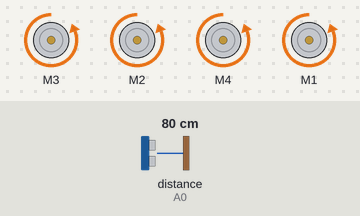
The sketch below on a simulated Arduino Uno, built with avr-gcc and run on an emulated ATmega328P. Parts: 4 × DC motor (green arrow = forward, orange = backward, longer = faster). The inputs (shaded band) are chosen by the test bench; at power-on: distance to the obstacle (sensor on A0) 80 cm. The echo pulse lasts 58.3 µs per cm.

Above: at 3.2 s.
3.3 s: distance to the obstacle (sensor on A0) set to 12 cm
4.8 s: distance to the obstacle (sensor on A0) set to 9 cm
At 5.5 s:
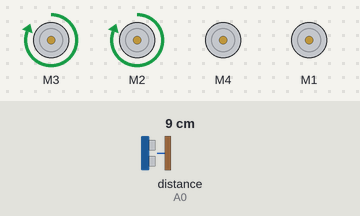
7.8 s: distance to the obstacle (sensor on A0) set to 18 cm
At 10.0 s:
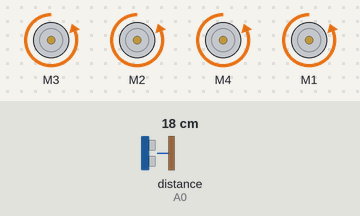
10.3 s: distance to the obstacle (sensor on A0) set to 2 cm
At 10.9 s:
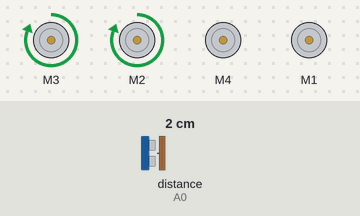
Timing chart, 0 to 13.3 s (numbered marks = the images above; inputs shaded):
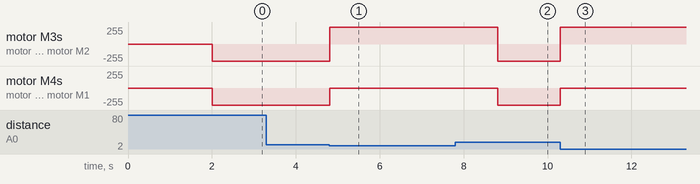

Measured:
- the behaviour switches between 11 and 10 cm on distance to the obstacle (sensor on A0) (found by bisection; images 0 and 1)
- after the input at 3.3 s, every drawn part: stays the same
- after the input at 4.8 s, motor M3, motor M2: backward 255/255 → forward 255/255 at once; motor M4, motor M1: backward 255/255 → stopped at once
- after the input at 7.8 s, motor M3, motor M2: forward 255/255 → backward 255/255 after 1.0 s; motor M4, motor M1: stopped → backward 255/255 after 1.0 s
- after the input at 10.3 s, motor M3, motor M2: backward 255/255 → forward 255/255 at once; motor M4, motor M1: backward 255/255 → stopped at once

The sketch:

4wdCar1.2.ino
```cpp
#include <NewPing.h>
#include <AFMotor.h> //Adafruit Motor Shield


#define TRIGGER_PIN A1
#define ECHO_PIN A0
#define MAX_DISTANCE 200

NewPing sonar(TRIGGER_PIN, ECHO_PIN, MAX_DISTANCE);

  AF_DCMotor  motorBL(1);
  AF_DCMotor  motorFL(4);
  AF_DCMotor  motorBR(2);
  AF_DCMotor  motorFR(3);


void setup() {

  delay(2000);

  Serial.begin(115200);

  // VELOCIDADE DOS MOTORES
  motorFR.setSpeed(255);
  motorBR.setSpeed(255);
  motorFL.setSpeed(255);
  motorBL.setSpeed(255);


  // INICIAM PARADOS
  motorFR.run(RELEASE);
  motorBR.run(RELEASE);
  motorFL.run(RELEASE);
  motorBL.run(RELEASE);


}

void loop() {

  if(sonar.ping_cm() > 10 || sonar.ping_cm() == 0){

   moveForward();

  }

  else{

    halt();
    moveRight();
    delay(2000);
    halt();

  }

}
  void moveForward() {
    motorBL.run(BACKWARD);
    motorFL.run(BACKWARD);
    motorBR.run(BACKWARD);
    motorFR.run(BACKWARD);

  }

  void moveBackward() {
    motorBL.run(FORWARD);
    motorFL.run(FORWARD);
    motorBR.run(FORWARD);
    motorFR.run(FORWARD);
  }

  void moveRight() {
    motorBL.run(RELEASE);
    motorFL.run(RELEASE);
    motorBR.run(FORWARD);
    motorFR.run(FORWARD);
  }

  void moveLeft() {
    motorBL.run(RELEASE);
    motorFL.run(RELEASE);
    motorBR.run(FORWARD);
    motorFR.run(FORWARD);
  }

  void halt() {
    motorBL.run(RELEASE);
    motorBR.run(RELEASE);
    motorFL.run(RELEASE);
    motorFR.run(RELEASE);
  }
```
